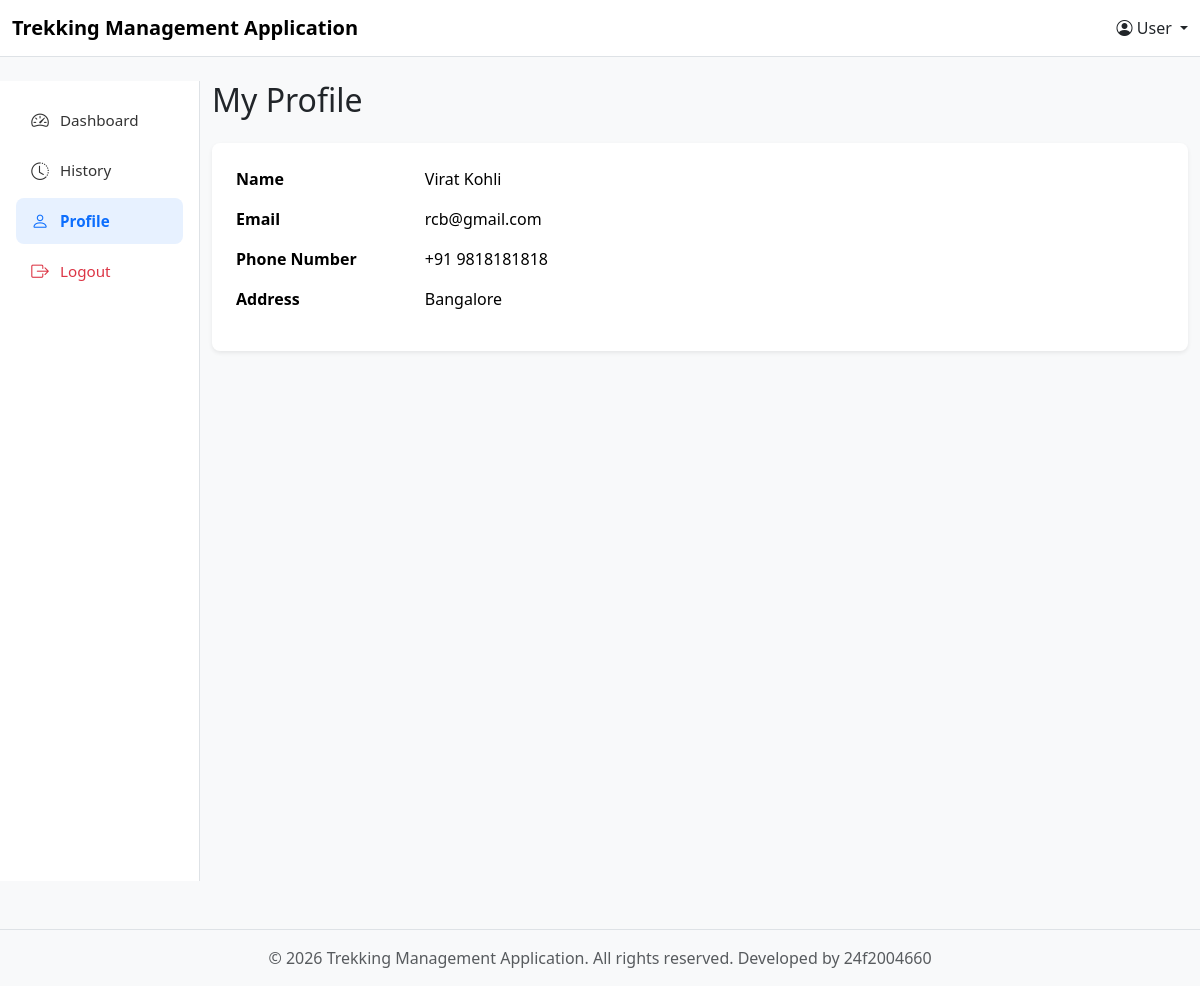
Page /profile?user_id=3 on the committed database.
### models.py (models this page shows)
class user_profile(db.Model):
    __tablename__ = 'user_profile'
    id = db.Column(db.Integer, primary_key=True)
    user_id = db.Column(db.Integer, db.ForeignKey('user_credentials.id'), nullable=False) #linking user credentials to trek
    name = db.Column(db.String(100), nullable=False)
    address = db.Column(db.String(200), nullable=False)
    phone_number = db.Column(db.String(20), nullable=False)
    status = db.Column(db.Integer, nullable=False, default = 0) #0 means active 1 means deactive
    bookings = db.relationship('Booking', backref='trekker')

class User_Credentials(db.Model):
    __tablename__ = 'user_credentials' #user defined table name
    id =db.Column(db.Integer, primary_key=True)
    email = db.Column(db.String(100), unique=True, nullable=False)
    password = db.Column(db.String, nullable=False)
    role = db.Column(db.String(20), nullable=False) #allowed only 3 values admin 0, staff 1, user 2
    user = db.relationship('user_profile', cascade="all, delete", backref='user_back')
    staff = db.relationship('staff_profile', cascade="all, delete", backref='staff_back')

### controller.py (the view)
@app.route("/profile")
def profile():
    user_id = request.args.get("user_id")
    staff_id = request.args.get("staff_id")
    if staff_id:
        role = "staff"
        s_profile = search_staff(staff_id)
        name = s_profile.name
        address = s_profile.address
        phone = s_profile.phone_number
        email = s_profile.staff_back.email
        experience = s_profile.experience
        return render_template("profile.html", role=role, staff_id=staff_id,
                                name=name, address=address, phone=phone,
                                email=email, experience=experience)
    else:
        role = "user"
        u_profile = search_user(user_id)
        name = u_profile.name
        address = u_profile.address
        phone = u_profile.phone_number
        email = u_profile.user_back.email
        return render_template("profile.html", role=role, user_id=user_id,
                                name=name, address=address, phone=phone,
                                email=email)

### controller.py (called while the page is built)
def search_user(id):
    user_searched = db.session.query(user_profile).filter(user_profile.user_id == id).first()
    return user_searched

### templates/profile.html (shortened to what this page needs)
{% extends "base.html" %}
{% set current_user = "Staff" if role == "staff" else "User" %}
{% block content %}
<div class="row">
    {% set current_page = "profile" %}
    {% if role == "staff" %}
        {% include "Staff_templates/components/staff_menu.html" %}
    {% else %}
        {% include "User_templates/components/user_menu.html" %}
    {% endif %}
    <div class="col-md-10">
        <h2 class="mb-4">My Profile</h2>
        <div class="card border-0 shadow-sm rounded-3">
            <div class="card-body">
                <table class="table table-borderless">
                    <tr>
                        <th width="20%">Name</th>
                        <td>{{ name }}</td>
                    </tr>
                    <tr>
                        <th>Email</th>
                        <td>{{ email }}</td>
                    </tr>
                    <tr>
                        <th>Phone Number</th>
                        <td>+91 {{ phone }}</td>
                    </tr>
                    <tr>
                        <th>Address</th>
                        <td>{{ address }}</td>
                    </tr>
                </table>
            </div>
        </div>
    </div>
</div>
{% endblock %}

### rows in the picture
user_profile: name "Virat Kohli", phone_number "9818181818", address "Bangalore"
User_Credentials: email "rcb@gmail.com"

### other values in the picture
{{ current_user }} "User"
